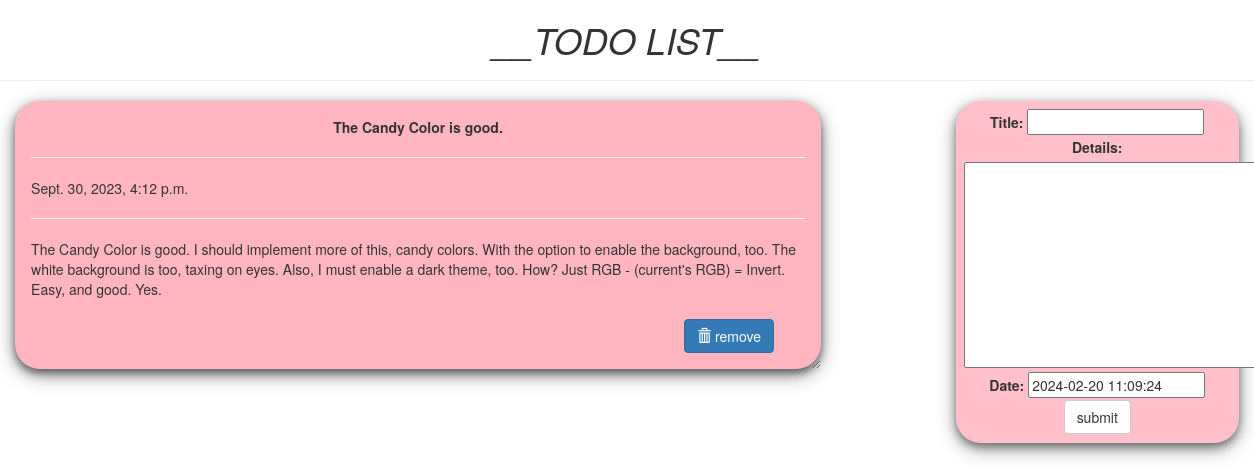
The page / on the database its author committed.
### todo/models.py (models this page shows, shortened)
class Todo(models.Model):
    title = models.CharField(max_length=100)
    details = models.TextField()
    date = models.DateTimeField(default=timezone.now)

### todo/views.py (the view)
# urls.py: path("", views.index, name="todo"),
def index(request):
    item_list = Todo.objects.order_by("-date")
    if request.method == "POST":
        form = TodoForm(request.POST)
        if form.is_valid():
            form.save()
            return redirect("todo")
    form = TodoForm()
    page = {
        "forms": form,
        "list": item_list,
        "title": "TODO LIST",
    }
    return render(request, "todo/index.html", page)

### todo/forms.py
class TodoForm(forms.ModelForm):
    class Meta:
        model = Todo
        fields = "__all__"

### todo/templates/todo/index.html (shortened to what this page needs)
<!DOCTYPE html>
<html lang="en" dir="ltr">
<head>
    <link rel="stylesheet" href="https://maxcdn.bootstrapcdn.com/bootstrap/3.3.7/css/bootstrap.min.css">
</head>
<body class="container-fluid">
    <center class="row">
        <h1><i>__TODO LIST__</i></h1>
        <hr />
    </center>
    <div class="row">
        <div class="col-md-8">
            {% for i in list %}
            <div class="card">
                <center><b>{{i.title}}</b></center>
                <hr />
                {{i.date}}
                <hr />
                {{i.details}}
                <br />
                <br />
                <form action="/del/{{i.id}}" method="POST" style=" padding-right: 4%; padding-bottom: 3%;">
                    <button value="remove" type="submit" class="btn btn-primary" style="float: right;"><span
                            class="glyphicon glyphicon-trash"></span> remove</button>
                </form>
            </div>
            {% endfor%}
        </div>
        <div class="col-md-1"> </div>
        <div class="col-md-3">
            <div class="submit_form">
                <form method="POST">
                    {{forms}}
                    <center>
                        <input type="submit" class="btn btn-default" value="submit" />
                    </center>
                </form>
            </div>
        </div>
    </div>
</body>
</html>

### todo/templates/todo/index.html (style rules this page uses)
.card { box-shadow: 0 4px 8px 0 rgba(0, 0, 0, 0.5), 0 6px 20px 0 rgba(0, 0, 0, 0.39); background: lightpink; margin-bottom: 5%; border-radius: 25px; padding: 2%; overflow: auto; resize: both; text-overflow: ellipsis; }
.submit_form { text-align: center; padding: 3%; background: pink; border-radius: 25px; box-shadow: 0 4px 8px 0 rgba(0, 0, 0, 0.4), 0 6px 20px 0 rgba(0, 0, 0, 0.36); }

### rows shown on the page
Todo: title "The Candy Color is good.", date "Sept. 30, 2023, 4:12 p.m.", details "The Candy Color is good. I should implement more of this, candy colors. With the option to enable the background, too. The white background is too, taxing on eyes. Also, I must enable a dark theme, too. How? Just RGB - (current's RGB) = Invert. Easy, and good. Yes."
